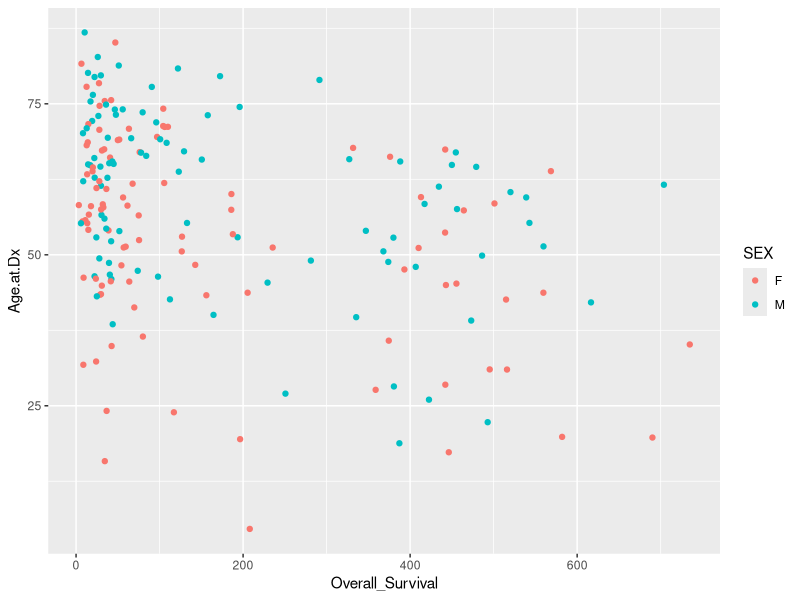
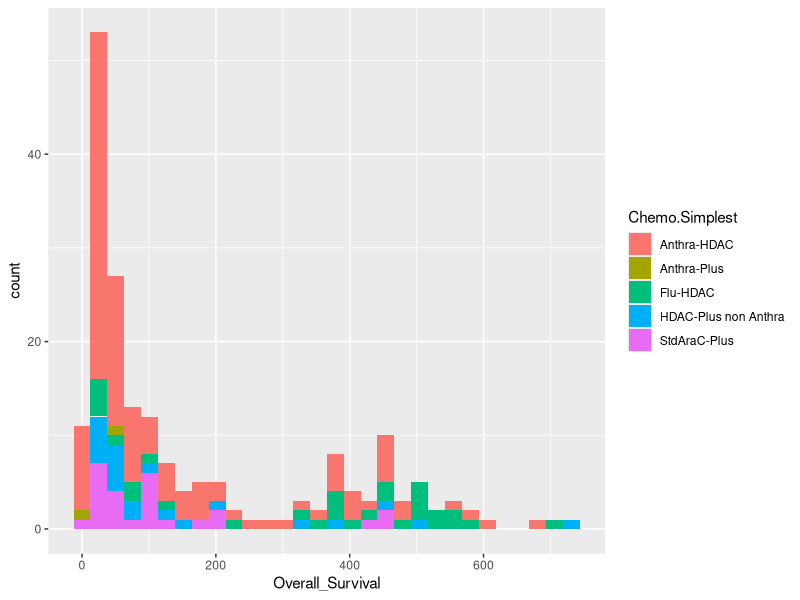

Source code (R) for these figures, in order:
## ---- chunk 1
library(tidyverse)
## ---- chunk 2
raw_data <- read.csv(file="trainingData-release.csv", header=TRUE, sep=",")
## ---- chunk 3
as.tibble(raw_data)
## ---- chunk 4
raw_data %>%
  ggplot(aes(x=Overall_Survival, y=Age.at.Dx, colour=SEX)) +
  geom_point()
## ---- chunk 5
raw_data %>%
  ggplot(aes(x=Overall_Survival, fill=Chemo.Simplest)) +
  geom_histogram(aes(colour=Age.at.Dx))
## ---- chunk 6
subset_small <- cbind(raw_data$X.Patient_id, raw_data$SEX, raw_data$Age.at.Dx, raw_data$Chemo.Simplest, raw_data$Overall_Survival)
## ---- chunk 7
as.tibble(t(subset_small))
